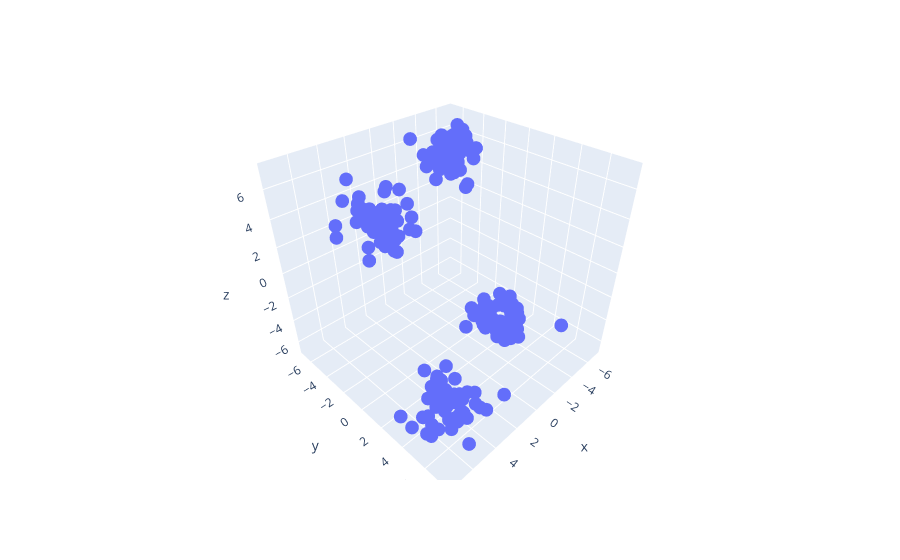

Write notebook code for a chart like this one.
### Code cell
from sklearn.cluster import KMeans
import plotly.express as px

fig = px.scatter_3d(x = X[:,0], y=X[:, 1], z=X[:, 2])
fig.show()

### Figure 1 — Plotly figure (JSON) as saved in the notebook; plotly's stock layout.template omitted (floating-point values rounded to 4 significant figures; data arrays with more than 128 entries replaced by an {"elided": "..."} marker saying what was removed)
{"data": [{"hovertemplate": "x=%{x}<br>y=%{y}<br>z=%{z}<extra></extra>", "legendgroup": "", "marker": {"color": "#636efa", "symbol": "circle"}, "mode": "markers", "name": "", "scene": "scene", "showlegend": false, "type": "scatter3d", "x": {"elided": "200 float values"}, "y": {"elided": "200 float values"}, "z": {"elided": "200 float values"}}], "layout": {"legend": {"tracegroupgap": 0}, "margin": {"t": 60}, "scene": {"domain": {"x": [0, 1], "y": [0, 1]}, "xaxis": {"title": {"text": "x"}}, "yaxis": {"title": {"text": "y"}}, "zaxis": {"title": {"text": "z"}}}}}
